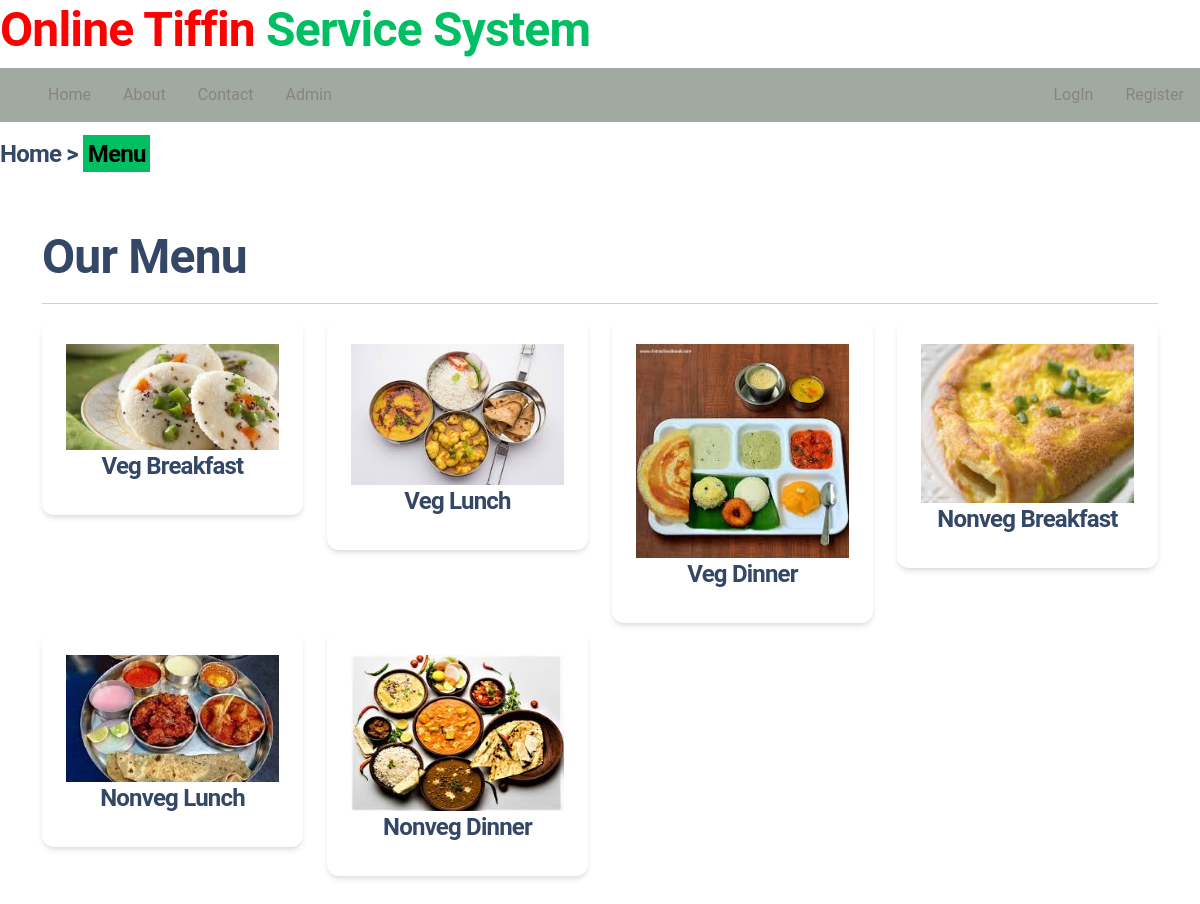
The page /Catfetch.php on the database its author committed.
### tables this page shows
CREATE TABLE `categories` (
  `id` int(11) NOT NULL,
  `Name` varchar(50) NOT NULL,
  `slug` varchar(50) NOT NULL,
  `Description` mediumtext NOT NULL,
  `Image` varchar(100) NOT NULL
);

### Functions/UserFunctions.php (called while the page is built, shortened)
<?Php
include ('Connection.php');
function getAllActive($table)
{
global $conn;
    $query = "SELECT * FROM $table ";
    return $result = mysqli_query($conn,$query);
}
?>

### Catfetch.php (the view, shortened to what this page needs)
<?php
include 'navbar.php';
include 'Functions/UserFunctions.php'
?>
<!DOCTYPE html>
<html lang="en">
<head>
    <link rel="stylesheet" href="CSS/I2.css">
    <link rel="stylesheet" href="Admin/Assets/css/material-dashboard.min.css">
    <link rel="stylesheet" href="Admin/Assets/js/bootstrap.bundle.min.js">
</head>
<body>
    <div class="tag">
        <span>
            <h4 style="font: size 30px; " class="Atag">Home > <mark style="background-color: rgb(0,191,99);">Menu</mark></h4>
    </div>
    <div class="py-5">
        <div class="container">
            <div class="row">
                <div class="col-md-12">
                    <h1>Our Menu</h1>
                    <hr style="background-color:rgb(52,71,103)">
                    <div class="row">
                        <?php
                        $categories = getAllActive("categories");
                        if (mysqli_num_rows($categories) > 0) {
                            foreach ($categories as $item) {
                        ?>
                            <div class="col-md-3 mb-2">
                                <a href="TifFetch.php?category=<?= $item['slug']; ?>">
                                <div class="card shadow">
                                    <div class="card-body">
                                        <img src="Uploads/<?= $item['Image']; ?>" alt="Category Image" class="w-100">
                                        <h4 class="text-center"><?= $item['Name']; ?></h4>
                                    </div>
                                </div>
                            </a>
                            </div>
                        <?php
                            }
                        } else {
                            echo "no data available";
                        }
                        ?>
                    </div>
                </div>
            </div>
        </div>
    </div>
</body>
</html>

### navbar.php (shortened to what this page needs)
<div class="logo">
        <h1><span style="color: red;">Online Tiffin</span> <span style="color: rgb(0,191,99);">Service System</span>
    </h1>
    </div>
    <nav>
        <ul>
            <?php
    if (isset($_SESSION['logged in']) && $_SESSION['logged in'] == true)
    {
        echo "
        <li><a href='Index.php'>Home</a></li>
            <li><a href='about.php'>About</a></li>
            <li><a href='contact.php'>Contact</a></li>
            <li><a href='Catfetch.php'>Menu</a></li>
            <li><a href='TiffinCart.php'>Tiffin Cart</a></li>
            <li><a href='my-orders.php'>My Orders</a></li>
            <li style = 'float:right;' ><a href='Logout.php'>LOGOUT</a></li>
            <li style = 'float:right;' ><a href='Changepwd.php'>SETTINGS</a></li>
            <li style = 'float:right;' ><a href='Myprofile.php'>MY PROFILE</a></li>
        ";
    }
    else
    {
        echo"
        <li><a href='Index.php'>Home</a></li>
            <li><a href='about.php'>About</a></li>
            <li><a href='contact.php'>Contact</a></li>
            <li><a href='Admin/AdminLogin.php'>Admin</a></li>
        <li style = 'float:right;' ><a href='Signup.php'>Register</a></li>
        <li style = 'float:right;'><a href='login.php'>LogIn</a></li>
        ";
    }
    ?>
        </ul>
    </nav>

### CSS/I2.css (style rules this page uses)
ul { list-style-type: none; margin: 0; padding: 0; overflow: hidden; background-color: rgb(160, 170, 160); }
li { float: left; }
li a { display: block; color: rgb(137,133,122); text-align: center; padding: 14px 16px; text-decoration: none; }

### rows shown on the page
categories: Image (picture), Name "Veg Breakfast"
categories: Image (picture), Name "Veg Lunch"
categories: Image (picture), Name "Veg Dinner"
categories: Image (picture), Name "Nonveg Breakfast"
categories: Image (picture), Name "Nonveg Lunch"
categories: Image (picture), Name "Nonveg Dinner"
